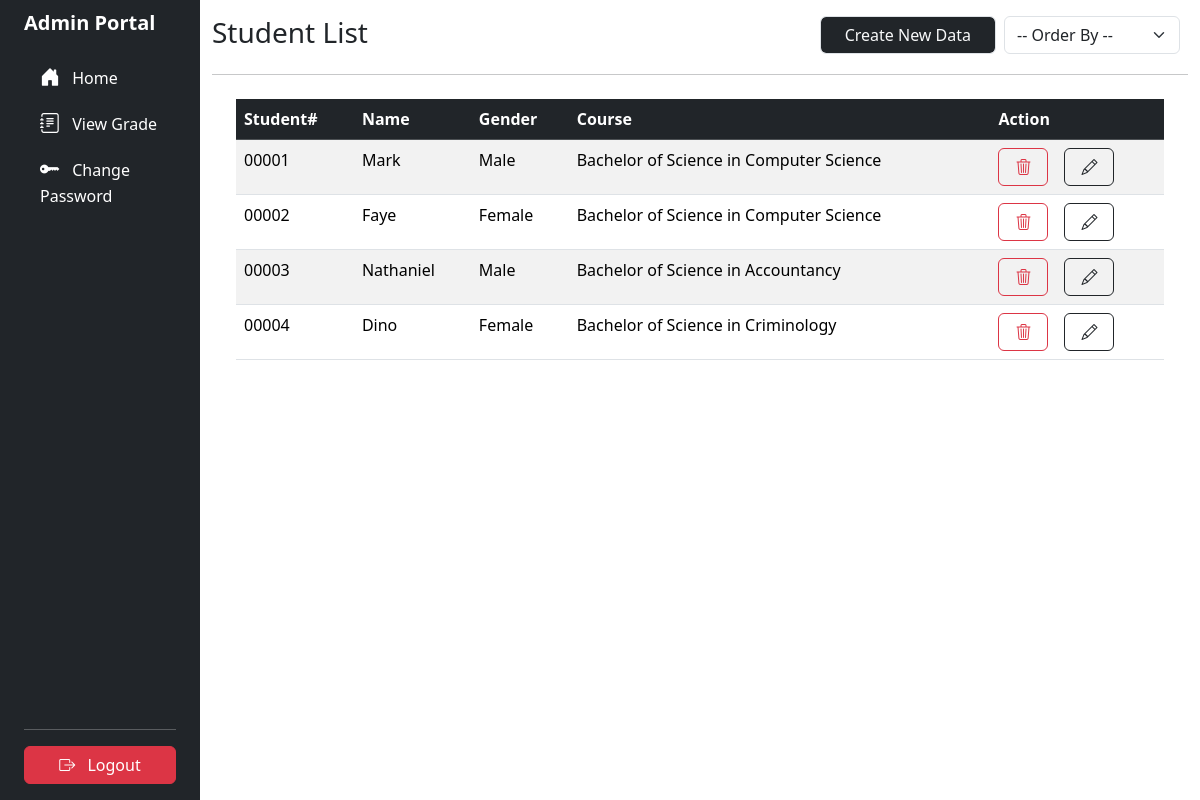
/admin/student.php (signed in), run on the app's committed database.
### tables this page shows
CREATE TABLE `students` (
  `student_id` int(11) NOT NULL,
  `student_no` varchar(10) DEFAULT NULL,
  `name` varchar(50) DEFAULT NULL,
  `gender` varchar(10) DEFAULT NULL,
  `course_id` int(11) DEFAULT NULL
);

CREATE TABLE `courses` (
  `course_id` int(11) NOT NULL,
  `code` varchar(20) DEFAULT NULL,
  `name` varchar(100) NOT NULL
);

### admin/student.php (the view, shortened to what this page needs)
<?PHP
require("../conn.php");
$sql = "SELECT st.student_id AS id, st.student_no AS studno ,st.name AS name, st.gender AS gender, cr.name AS course_name FROM students st JOIN courses cr ON st.course_id = cr.course_id";
$result = $conn->query($sql);
?>
<!DOCTYPE html>
<html lang="en">
<?PHP
require("../components/head.php");
?>
<body>
    <div class="container-fluid">
        <div class="row flex-nowrap">
            <?PHP
            require("../components/sidebar.php")
            ?>
            <div class="col py-3">
                <div class="d-flex w-100">
                <h3>Student List</h3>
                <form action="add.php" class="ms-auto" method="POST">
                    <input type="submit" class="form-control px-4 bg-dark text-light" name="createStudent" value="Create New Data">
                </form>
                <form action="student.php" class="mx-2" id="order_by_form" method="POST">
                    <select name="order" id="order_by" class="form-select">
                        <option value="" disable>-- Order By --</option>
                    </select>
                </form>
                </div>
                <hr>
                <div class="m-4">
                    <table class="table table-striped table-hover">
                        <thead class="table-dark">
                            <tr><th scope="col">Student#</th><th scope="col">Name</th><th scope="col">Gender</th><th scope="col">Course</th><th scope="col">Action</th></tr>
                        </thead>
                        <tbody>
                            <?PHP
                            while($row=$result->fetch_assoc()){
                                $gender = ($row["gender"] == "F") ? "Female" : "Male";
                                echo "<tr>";
                                echo "<td>$row[studno]</td>";
                                echo "<td>$row[name]</td>";
                                echo "<td>$gender</td>";
                                echo "<td>$row[course_name]</td>";
                                echo "<td class='d-flex gap-3'>
                                    <form action='../sql/controller.php' method='POST'>
                                        <input type='hidden' name='studno' value='$row[studno]'>
                                        <input type='hidden' name='delete' value='$row[id]'>
                                        <input type='hidden' name='from' value='students'>
                                        <button class='btn border-danger' type='submit' onclick='confirm(`Are you sure to delete this data?`)'><i class='bi bi-trash3 p-1 text-danger'></i></button>
                                    </form>
                                    <form action='edit.php' method='POST'>
                                        <input type='hidden' name='edit' value='$row[id]'>
                                        <input type='hidden' name='from' value='students'>
                                        <button type='submit' class='btn border-dark'><i class='bi bi-pencil p-1 text-dark'></i></button>
                                    </form>
                                </td>";
                                echo "</tr>";
                            }
                            ?>
                        </tbody>
                    </table>
                </div>
            </div>
        </div>
    </div>
</body>
</html>

### data on the page
students: student_no "00001", name "Mark", gender "Male", course.name "Bachelor of Science in Computer Science"
students: student_no "00002", name "Faye", gender "Female", course.name "Bachelor of Science in Computer Science"
students: student_no "00003", name "Nathaniel", gender "Male", course.name "Bachelor of Science in Accountancy"
students: student_no "00004", name "Dino", gender "Female", course.name "Bachelor of Science in Criminology"
